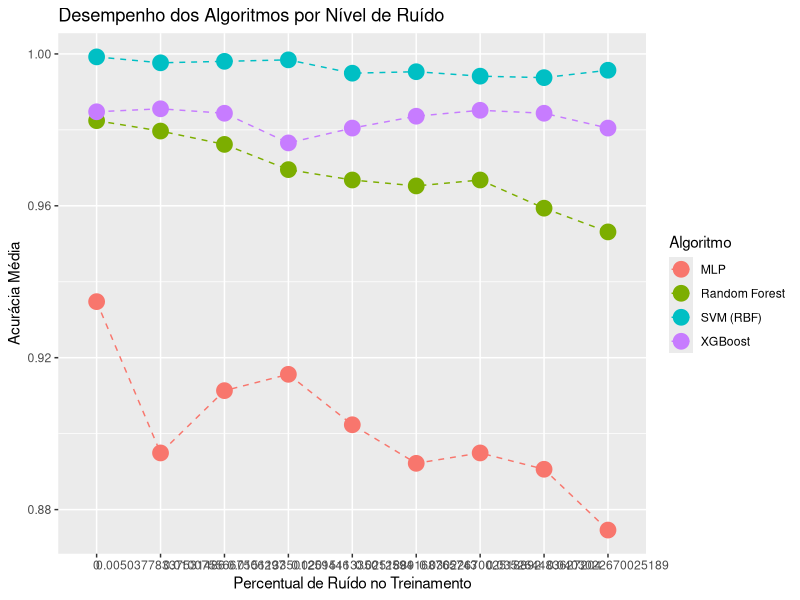

Generate this figure with R:
# Carregar bibliotecas necessárias
library(dplyr)
library(readr)
library(stringr)
library(ggplot2)


file <- read.csv("estudo_piloto/resultados/estudo_piloto.csv",
                     header=TRUE)
data <- file %>%rename(Algoritmo = Classifier,
                       X = X,
                       acuracia = Accuracy,
                       percentualRuidoTreinamento = `Noise.Level`)
head(data)

# Gráfico ##################################################
# Transformar Percentual de Ruído em fator
data$percentualRuidoTreinamento <- as.factor(data$percentualRuidoTreinamento)

# Agregar os dados: média da acurácia por algoritmo e nível de ruído
aggdata <- aggregate(x = data$acuracia, 
                     by = list(Algoritmo = data$Algoritmo, 
                               percentualRuidoTreinamento = data$percentualRuidoTreinamento), 
                     FUN = mean)

# Rename columns
names(aggdata) <- c("Algoritmo", 
                    "PercentualRuidoTreinamento",
                    "Acuracia_Media")

# Coerce categorical variables to factors
for (i in 1:2){
  aggdata[, i] <- as.factor(aggdata[, i])
}

#pdf("./figs/ggplot_piloto.pdf", width = 5, height = 5) # <-- uncomment to save plot

# Gráfico de linhas para visualizar o impacto do ruído na acurácia
p <- ggplot(aggdata, aes(x = PercentualRuidoTreinamento, 
                         y = Acuracia_Media, 
                         group = Algoritmo, 
                         colour = Algoritmo))
p <- p + geom_line(linetype=2) + geom_point(size=5)
p + labs(title = "Desempenho dos Algoritmos por Nível de Ruído",
         x = "Percentual de Ruído no Treinamento",
         y = "Acurácia Média")



# Calculo das repeticoes  ####################
alpha <- 0.05 # nível de significância
d <- 0.5
a <- length(unique(aggdata$Algoritmo))  # Número de algoritmos
n_max <- 100 # Número máximo de epetições por instância

# Dataframe para armazenar os resultados
# Criar dataframe para armazenar os resultados
repeticoes <- data.frame(
  Algoritmo = character(),
  Repeticoes = integer(),
  Poder = numeric()
)

for (ruido in unique(aggdata$PercentualRuidoTreinamento)) {
  # Calcula n para cada instância para atingir poder >= 0.8
  n <- 2
  power <- 0
  
  # Obter desvio padrão da acurácia média nos algoritmos para esse nível de ruído
  sd <- sd(aggdata$Acuracia_Media[aggdata$PercentualRuidoTreinamento == ruido])
  
  while (power < 0.8)
  {
    df1 <- a - 1 # Graus de liberdade do numerador
    df2 <- a * (n - 1) # Graus de liberdade do denominador
    
    # Calcular a média da acurácia para cada algoritmo
    mu_algoritmo <- tapply(aggdata$Acuracia_Media[aggdata$PercentualRuidoTreinamento == ruido],
                           unique(aggdata$Algoritmo), mean)
    
    # Média global da acurácia nesse nível de ruído
    mu_global <- mean(mu_algoritmo)
    
    # Calcula o NCP
    ncp <- (n * sum((mu_algoritmo - mu_global)^2)) / (sd^2)
    
    F.crit <- qf(alpha, df1, df2, lower.tail = FALSE)
    
    power <- pf(F.crit, df1, df2, ncp, lower.tail = FALSE)
    
    if (n >= n_max) {
      break
    } else {
      n = n + 1
    }
    
    # Armazenar resultados
    repeticoes <- rbind(repeticoes, 
                        data.frame(PercentualRuidoTreinamento = ruido, 
                                   Repeticoes = n, 
                                   Poder = power))
  }
  
  # Salvar resultados em um arquivo CSV
  write.csv(repeticoes, "repeticoes.csv", row.names = FALSE)
  
}
